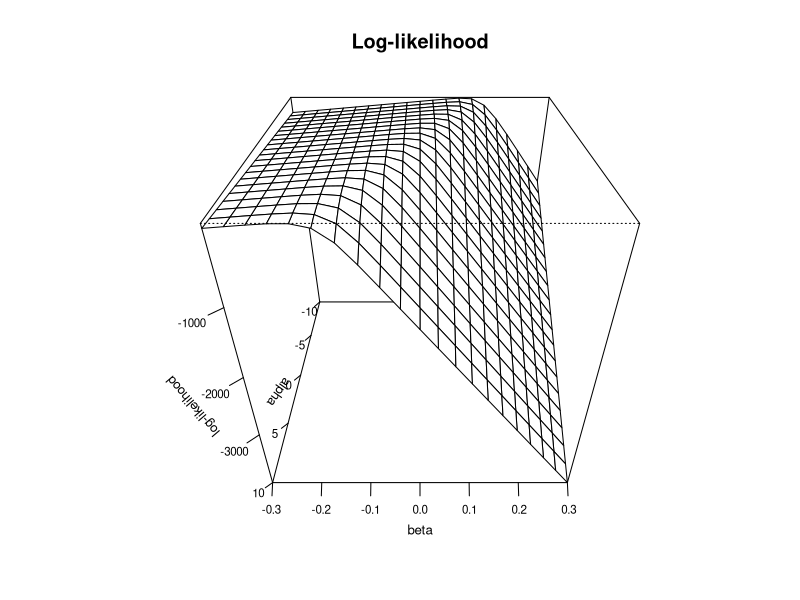
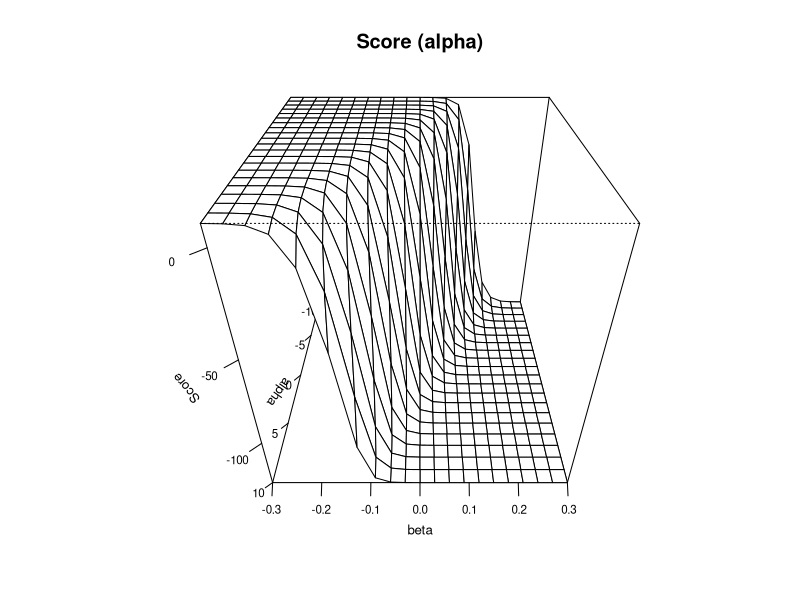
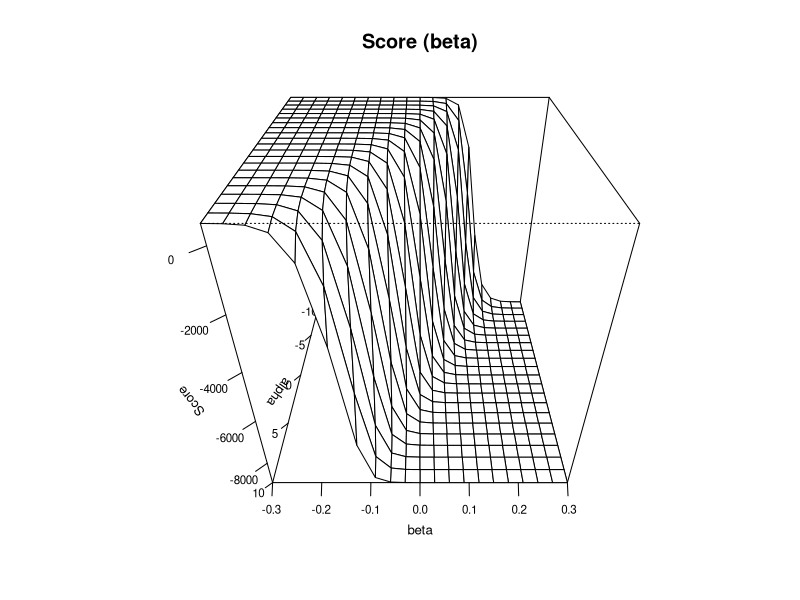

The R source for these figures, in order:
## ---- chunk 1
knitr::opts_chunk$set(echo = TRUE)
## ---- chunk 2
X <- c(53,57,58,63,66,67,67,67,68,69,70,70,70,70,72,73,75,75,76,76,78,79,82)
y <- c(2,1,1,1,0,0,0,0,0,0,0,0,1,1,0,0,0,2,0,0,0,0,0)

p <- function(x, alpha, beta) {
  exp(alpha + beta * x) / (1 + exp(alpha + beta * x))
}

log_likelihood <- function(alpha, beta) {
  sum(y * (alpha + beta * X) - 6 * log(1 + exp(alpha + beta * X)))
}

score_alpha <- function(alpha, beta) {
  sum(y - 6 * p(X, alpha, beta))
}

score_beta <- function(alpha, beta) {
  sum(X * (y - 6 * p(X, alpha, beta)))
}
## ---- chunk 3
a <- seq(-10, 10, length=21)
b <- seq(-.3, .3, length=21)
ll <- outer(a, b, Vectorize(log_likelihood))
s_alpha <- outer(a, b, Vectorize(score_alpha))
s_beta <- outer(a, b, Vectorize(score_beta))
persp(a, b, ll, theta=90, phi=35, xlab='alpha', ylab='beta', zlab='log-likelihood', ticktype='detailed', cex.axis=.7, cex.lab=.8, main='Log-likelihood')
persp(a, b, s_alpha, theta=90, phi=35, xlab='alpha', ylab='beta', zlab='Score', ticktype='detailed', cex.axis=.7, cex.lab=.8, main='Score (alpha)')
persp(a, b, s_beta, theta=90, phi=35, xlab='alpha', ylab='beta', zlab='Score', ticktype='detailed', cex.axis=.7, cex.lab=.8, main='Score (beta)')
## ---- chunk 4
optim(c(0,0), function(x) -log_likelihood(x[1], x[2]), method='Nelder-Mead')
optim(c(2,2), function(x) -log_likelihood(x[1], x[2]), method='Nelder-Mead')
optim(c(-3,3), function(x) -log_likelihood(x[1], x[2]), method='Nelder-Mead')
optim(c(-3,-2), function(x) -log_likelihood(x[1], x[2]), method='Nelder-Mead')
optim(c(1.4,-1), function(x) -log_likelihood(x[1], x[2]), method='Nelder-Mead')
## ---- chunk 5
information <- function(alpha, beta) {
  daa <- sum(p(X, alpha, beta) / (1 + exp(alpha + beta * X)))
  dab <- sum(X * p(X, alpha, beta) / (1 + exp(alpha + beta * X)))
  dbb <- sum(X ^ 2 * p(X, alpha, beta) / (1 + exp(alpha + beta * X)))
  return(- 6 * matrix(c(daa, dab, dab, dbb), nrow=2))
}

NR <- function(theta0, delta, epsilon) {
  theta <- theta0
  s <- solve(-information(theta[1], theta[2]), c(score_alpha(theta[1], theta[2]),
                                                 score_beta(theta[1], theta[2])))
  while (abs(s %*% s) >= delta || abs(log_likelihood(theta[1], theta[2]) -
  log_likelihood((theta + s)[1], (theta + s)[2])) >= epsilon) {
    theta <- theta + s
    s <- solve(-information(theta[1], theta[2]), c(score_alpha(theta[1], theta[2]),
                                                   score_beta(theta[1], theta[2])))
  }
  theta
}
NR(c(0,0), .001, .01)
NR(c(-.01, -.01), .001, .01)
NR(c(-.05, .02), .001, .01)
NR(c(.03, -.03), .001, .01)

# other values tried that resulted in error
# NR(c(2,2), .0001)
# NR(c(-3,3), .0001)
# NR(c(-3,-2), .0001)
# NR(c(0.5, -1), .0001)
# NR(c(-1, 1), .0001)
## ---- chunk 6
optim(c(0,0), function(x) -log_likelihood(x[1], x[2]), method='BFGS')
optim(c(2,2), function(x) -log_likelihood(x[1], x[2]), method='BFGS')
optim(c(-3,3), function(x) -log_likelihood(x[1], x[2]), method='BFGS')
optim(c(-3,-2), function(x) -log_likelihood(x[1], x[2]), method='BFGS')
optim(c(1.4,-1), function(x) -log_likelihood(x[1], x[2]), method='BFGS')
